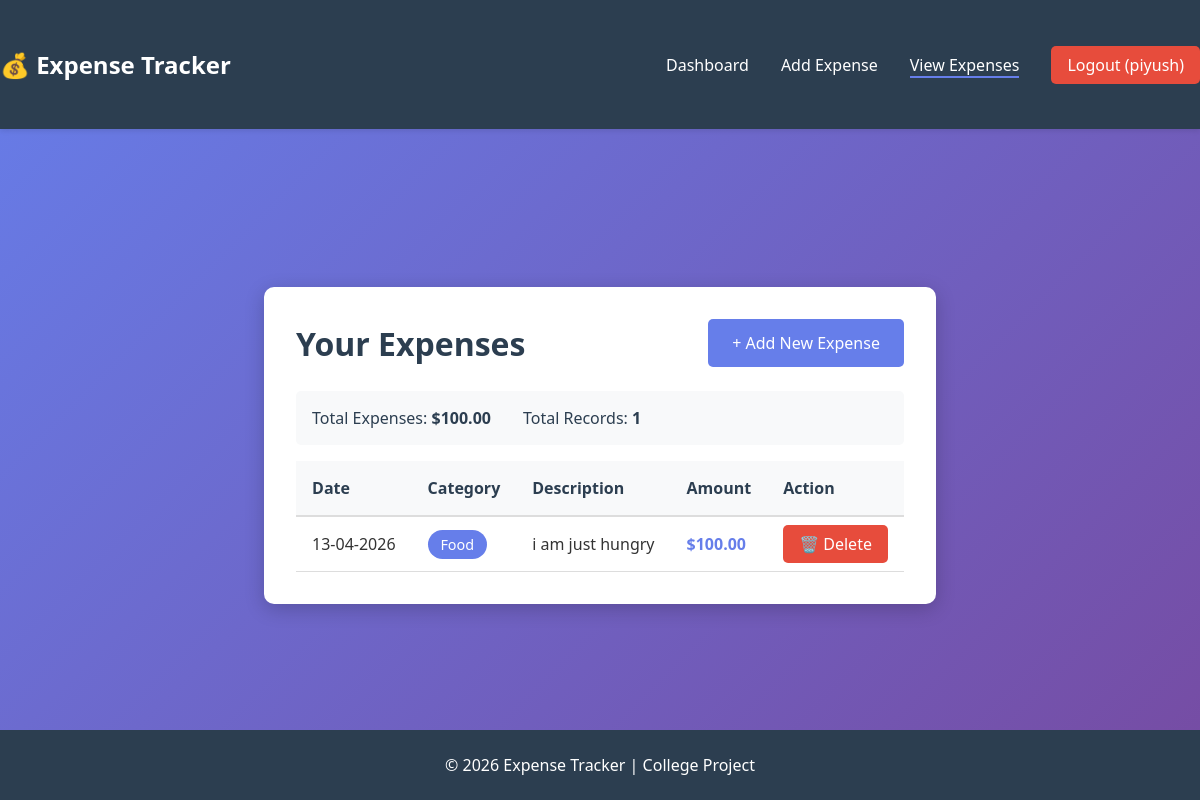
The app's page /expenses (signed in) with its own data.
### app.py (models this page shows, shortened)
class User(UserMixin, db.Model):
    id = db.Column(db.Integer, primary_key=True)
    username = db.Column(db.String(80), unique=True, nullable=False)
    email = db.Column(db.String(120), unique=True, nullable=False)
    password = db.Column(db.String(255), nullable=False)
    created_at = db.Column(db.DateTime, default=datetime.utcnow)
    expenses = db.relationship('Expense', backref='user', lazy=True, cascade='all, delete-orphan')

class Expense(db.Model):
    id = db.Column(db.Integer, primary_key=True)
    user_id = db.Column(db.Integer, db.ForeignKey('user.id'), nullable=False)
    amount = db.Column(db.Float, nullable=False)
    category = db.Column(db.String(50), nullable=False)
    description = db.Column(db.String(255))
    date = db.Column(db.Date, nullable=False)
    created_at = db.Column(db.DateTime, default=datetime.utcnow)

### app.py (the view)
@app.route('/expenses')
@login_required
def view_expenses():
    expenses = Expense.query.filter_by(user_id=current_user.id).all()
    expenses = sorted(expenses, key=lambda x: x.date, reverse=True)
    total = sum(e.amount for e in expenses)
    return render_template('view_expenses.html', expenses=expenses, total=total)

### app.py (called while the page is built)
@login_manager.user_loader
def load_user(user_id):
    return User.query.get(int(user_id))

### templates/view_expenses.html (shortened to what this page needs)
{% extends "base.html" %}
{% block content %}
<div class="view-expenses-container">
    <div class="expenses-header">
        <h1>Your Expenses</h1>
        <a href="{{ url_for('add_expense') }}" class="btn btn-primary">+ Add New Expense</a>
    </div>
    {% if expenses %}
        <div class="expenses-summary">
            <p>Total Expenses: <strong>${{ "%.2f"|format(total) }}</strong></p>
            <p>Total Records: <strong>{{ expenses|length }}</strong></p>
        </div>
        <table class="expenses-table large">
            <thead>
                <tr>
                    <th>Date</th>
                    <th>Category</th>
                    <th>Description</th>
                    <th>Amount</th>
                    <th>Action</th>
                </tr>
            </thead>
            <tbody>
                {% for expense in expenses %}
                    <tr>
                        <td>{{ expense.date.strftime('%d-%m-%Y') }}</td>
                        <td><span class="badge">{{ expense.category }}</span></td>
                        <td>{{ expense.description }}</td>
                        <td class="amount">${{ "%.2f"|format(expense.amount) }}</td>
                        <td>
                            <a href="{{ url_for('delete_expense', expense_id=expense.id) }}"
                               class="btn-delete"
                               onclick="return confirm('Are you sure you want to delete this expense?')">
                               🗑️ Delete
                            </a>
                        </td>
                    </tr>
                {% endfor %}
            </tbody>
        </table>
    {% else %}
        <div class="no-data-container">
            <p>No expenses yet!</p>
            <a href="{{ url_for('add_expense') }}" class="btn btn-primary">Add Your First Expense</a>
        </div>
    {% endif %}
</div>
{% endblock %}

### templates/base.html (shortened to what this page needs)
<!DOCTYPE html>
<html lang="en">
<head>
    <link rel="stylesheet" href="{{ url_for('static', filename='style.css') }}">
</head>
<body>
    <nav class="navbar">
        <div class="container">
            <div class="logo">💰 Expense Tracker</div>
            <ul class="nav-links">
                {% if current_user.is_authenticated %}
                    <li><a href="{{ url_for('dashboard') }}">Dashboard</a></li>
                    <li><a href="{{ url_for('add_expense') }}">Add Expense</a></li>
                    <li><a href="{{ url_for('view_expenses') }}">View Expenses</a></li>
                    <li><a href="{{ url_for('logout') }}" class="logout-btn">Logout ({{ current_user.username }})</a></li>
                {% else %}
                    <li><a href="{{ url_for('login') }}">Login</a></li>
                    <li><a href="{{ url_for('register') }}">Register</a></li>
                {% endif %}
            </ul>
        </div>
    </nav>
    <div class="container">
        {% block content %}{% endblock %}
    </div>
    <footer class="footer">
        <p>&copy; 2026 Expense Tracker | College Project</p>
    </footer>
</body>
</html>

### static/style.css (style rules this page uses)
* { margin: 0; padding: 0; box-sizing: border-box; }
body { font-family: 'Segoe UI', Tahoma, Geneva, Verdana, sans-serif; background: linear-gradient(135deg, #667eea 0%, #764ba2 100%); color: #333; min-height: 100vh; display: flex; flex-direction: column; }
.container { max-width: 1200px; margin: 0 auto; padding: 0 20px; }
.navbar { background: #2c3e50; color: white; padding: 1rem 0; box-shadow: 0 2px 5px rgba(0,0,0,0.1); }
.navbar .container { display: flex; justify-content: space-between; align-items: center; }
.logo { font-size: 1.5rem; font-weight: bold; }
.nav-links { list-style: none; display: flex; gap: 2rem; }
.nav-links a { color: white; text-decoration: none; transition: color 0.3s; }
.logout-btn { background: #e74c3c; padding: 0.5rem 1rem; border-radius: 5px; transition: background 0.3s; }
.container { flex: 1; padding: 2rem 0; }
button[type="submit"], .btn { padding: 0.8rem 1.5rem; border: none; border-radius: 5px; font-size: 1rem; cursor: pointer; transition: all 0.3s; text-decoration: none; display: inline-block; text-align: center; }
.btn-primary { background: #667eea; color: white; }
.expenses-table { width: 100%; border-collapse: collapse; margin-top: 1rem; }
.expenses-table thead { background: #f8f9fa; }
.expenses-table th { padding: 1rem; text-align: left; color: #2c3e50; font-weight: bold; border-bottom: 2px solid #ddd; }
.expenses-table td { padding: 1rem; border-bottom: 1px solid #ddd; }
.badge { background: #667eea; color: white; padding: 0.3rem 0.8rem; border-radius: 20px; font-size: 0.9rem; }
.view-expenses-container { background: white; padding: 2rem; border-radius: 10px; box-shadow: 0 5px 20px rgba(0,0,0,0.2); }
.expenses-header { display: flex; justify-content: space-between; align-items: center; margin-bottom: 1.5rem; }
.expenses-header h1 { color: #2c3e50; }
.expenses-summary { display: flex; gap: 2rem; margin-bottom: 1rem; padding: 1rem; background: #f8f9fa; border-radius: 5px; }
.expenses-summary p { color: #2c3e50; }
.expenses-table.large { font-size: 1rem; }
.btn-delete { background: #e74c3c; color: white; padding: 0.5rem 1rem; border-radius: 5px; text-decoration: none; transition: background 0.3s; }
.amount { color: #667eea; font-weight: bold; }
.footer { background: #2c3e50; color: white; text-align: center; padding: 1.5rem; margin-top: 2rem; }

### records on screen
User: username "piyush"
Expense: date "13-04-2026", category "Food", description "i am just hungry", amount "100.00"

### other values on screen
{{ "%.2f"|format(total) }} "100.00"
{{ expenses|length }} "1"
